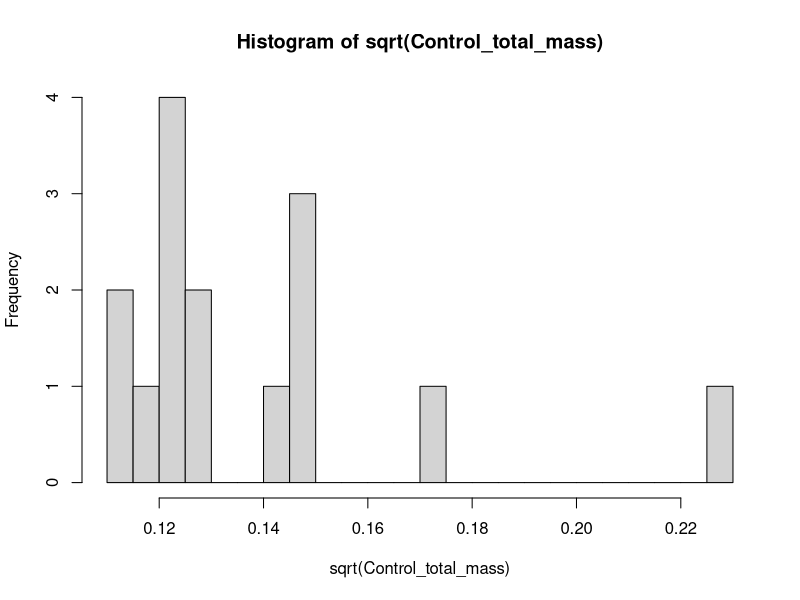
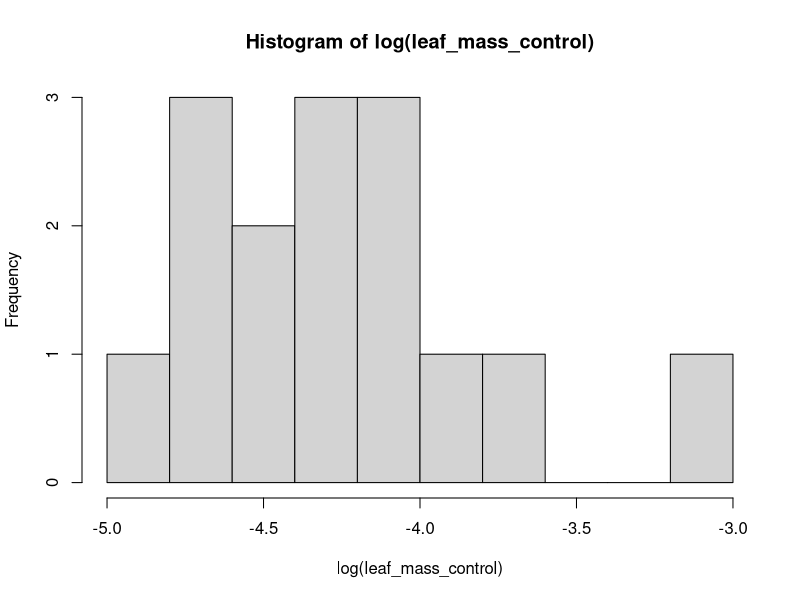
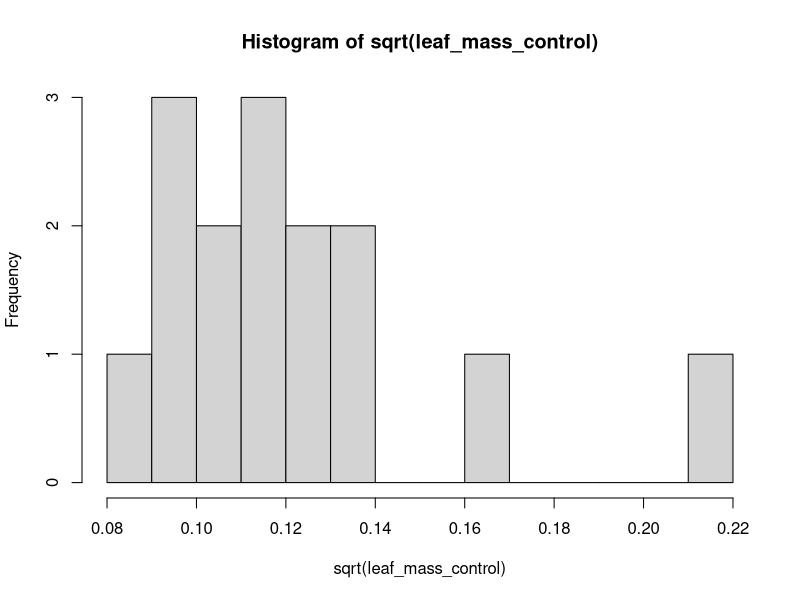
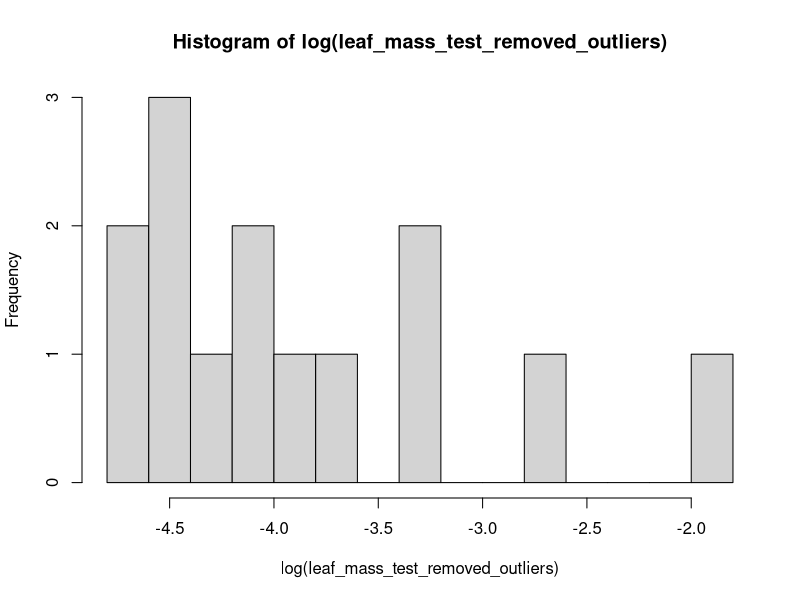
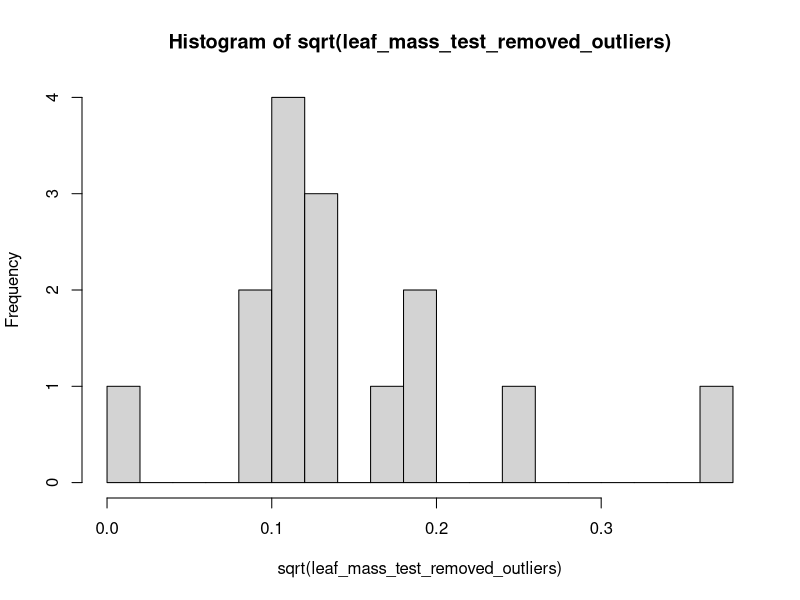

These figures' R source, in order: (Note: this script raises an error after producing the figures.)
#install.packages("readxl")
library(readxl)

MeteoData=read_excel('FunEco-OUTSIDE.xlsx')
MeteoData

MeasureCampaign = read_excel('Measurement Campaign.xlsx')
MeasureCampaign

biomass = read_excel('data_masse_and_area.xlsx')
biomass

# comparing masses
# Control PC Leaf mass (C1l, C2l, C3l, C4l, C5l) [g]
C1_PC_leaf_mass<-as.numeric(unlist(c(biomass[c(3,4,5,6,7), 3])[1]))
C1_PC_root_mass<-as.numeric(unlist(c(biomass[c(3,4,5,6,7), 2])[1]))
C2_PC_leaf_mass<-as.numeric(unlist(c(biomass[c(3,4,5,6,7), 7])[1]))
C2_PC_root_mass<-as.numeric(unlist(c(biomass[c(3,4,5,6,7), 6])[1]))
C3_PC_leaf_mass<-as.numeric(unlist(c(biomass[c(3,4,5,6,7), 11])[1]))
C3_PC_root_mass<-as.numeric(unlist(c(biomass[c(3,4,5,6,7), 10])[1]))

# Control PC Leaf + Root mass (C1lr, C2lr, C3lr, C4lr, C5lr) [g]

C1_PC_leaf_root_mass<- C1_PC_leaf_mass + C1_PC_root_mass
C2_PC_leaf_root_mass<- C2_PC_leaf_mass + C2_PC_root_mass
C3_PC_leaf_root_mass<- C3_PC_leaf_mass + C3_PC_root_mass

Control_total_mass <- c(C1_PC_leaf_root_mass, C2_PC_leaf_root_mass, C3_PC_leaf_root_mass)

# Test PC Leaf mass (T1l, T2l, T3l, T4l, T5l)[g]

T1_PC_leaf_mass<-as.numeric(unlist(c(biomass[c(3,4,5,6,7), 15])[1]))
T1_PC_root_mass<-as.numeric(unlist(c(biomass[c(3,4,5,6,7), 14])[1]))
T2_PC_leaf_mass<-as.numeric(unlist(c(biomass[c(3,4,5,6,7), 19])[1]))
T2_PC_root_mass<-as.numeric(unlist(c(biomass[c(3,4,5,6,7), 18])[1]))
T3_PC_leaf_mass<-as.numeric(unlist(c(biomass[c(3,4,5,6,7), 23])[1]))
T3_PC_root_mass<-as.numeric(unlist(c(biomass[c(3,4,5,6,7), 22])[1]))
# Test PC Leaf + Root mass (T1lr, T2lr, T3lr, T4lr, T5lr)[g]

T1_PC_leaf_roots_mass<-T1_PC_leaf_mass + T1_PC_root_mass
T2_PC_leaf_roots_mass<-T2_PC_leaf_mass + T2_PC_root_mass
T3_PC_leaf_roots_mass<-T3_PC_leaf_mass + T3_PC_root_mass

Test_total_mass <- c(T1_PC_leaf_roots_mass, T2_PC_leaf_roots_mass, T3_PC_leaf_roots_mass)
Test_total_mass


# test total mass
hist(sqrt(Control_total_mass),  breaks = 20) 

# distribution of leaf mass control 
leaf_mass_control <- c(C1_PC_leaf_mass, C2_PC_leaf_mass, C3_PC_leaf_mass)
hist(log(leaf_mass_control), breaks = 10) 
hist(sqrt(leaf_mass_control), breaks = 10)

?hist

#  distribution of leaf mass, test
outlayer_removed <- as.numeric(unlist(c(biomass[c(4,5,6,7), 23])[1]))
leaf_mass_test_total <- c(T1_PC_leaf_mass, T2_PC_leaf_mass, T3_PC_leaf_mass)
leaf_mass_test_removed_outliers <- c(T1_PC_leaf_mass, T2_PC_leaf_mass, outlayer_removed)
leaf_mass_test_removed_outliers[15] <- 0
leaf_mass_test_removed_outliers
hist(log(leaf_mass_test_removed_outliers), breaks= 15) 
hist(sqrt(leaf_mass_test_removed_outliers), breaks= 15) 

# checking for normal distribution 
shapiro.test(sqrt(leaf_mass_test_removed_outliers))
shapiro.test(sqrt(leaf_mass_test_removed_outliers))

?anova

# t-test total mass
t.test(Test_total_mass, Control_total_mass)



# creating df to compare tests and controls
leaf.mass.control.1 <-leaf_mass_control
leaf.mass.test.1 <- leaf_mass_test_total
df <- data.frame(leaf.mass.control.1, leaf.mass.test.1)

detach(df)
library(psych)
attach(df)
describeBy(df)
detach(df)

#t-test leaf_mass
t.test(leaf_mass_control, leaf_mass_test_total)

# test de normalité 
# test non paramétrique

# square root transformed data for leaf area 
# log transfom 

# heights signifiant difference
# moyennes
time
C1_PC_height_mean<-c(5, 10, 71)
C2_PC_height_mean<-c(5, 10, 35.6)
C3_PC_height_mean<-c(5, 10, 32)
T1_PC_height_mean<-c(7.5, 20, 130)
T2_PC_height_mean<-c(8, 15, 80)
T3_PC_height_mean<-c(7.5, 17, 174)
height_data<-data.frame(time, C1_PC_height, C2_PC_height, C3_PC_height, T1_PC_height, T2_PC_height, T3_PC_height)
height_data
plot(height_data)

C_camp1_mean<- c(5.1, 5, 4.9)
T_camp1_mean<- c(7.5, 8, 7.5)
C_camp2_mean<- c(9.9,10,10.1)
T_camp2_mean<- c(20, 15, 17)
C_camp3_mean<- c(71,35.6,32)
T_camp3_mean<- c(130, 80, 174)

size 
?t.test

#normality test
shapiro.test(C_camp1_mean)
shapiro.test(C_camp2_mean)
shapiro.test(C_camp3_mean)
shapiro.test(T_camp1_mean)
shapiro.test(T_camp2_mean)
shapiro.test(T_camp3_mean)

# t-test
first <- t.test(C_camp1_mean,T_camp1_mean)
first
second <-t.test(C_camp2_mean,T_camp2_mean)
second
third <-t.test(C_camp3_mean,T_camp3_mean)
third
?t.test 

# first campaign test
?oneway.test
height1<-c(5,5,5,7.5,8,7.5)
type1<-c("D1C","D1C","D1C","D1T","D1T","D1T")
size1<-data.frame(height1,type1)
size1

one.way <- aov(height1 ~ type1,
               data = size1
)

summary(one.way)

#second campaign test
height2<-c(10,10,10,20,15,17)
type2<-c("D2C","D2C","D2C","D2T","D2T","D2T")
size2<-data.frame(height2,type2)
size2

two.way <- aov(height2 ~ type2,
               data = size2
)

summary(two.way)

#last campaign test
#second campaign test
height3<-c(71,35.6,32,130,82,174)
type3<-c("D3C","D3C","D3C","D3T","D3T", "D3T")
size3<-data.frame(height3,type3)
size3

three.way <- aov(height3 ~ type3,
               data = size3
)

summary(three.way)


